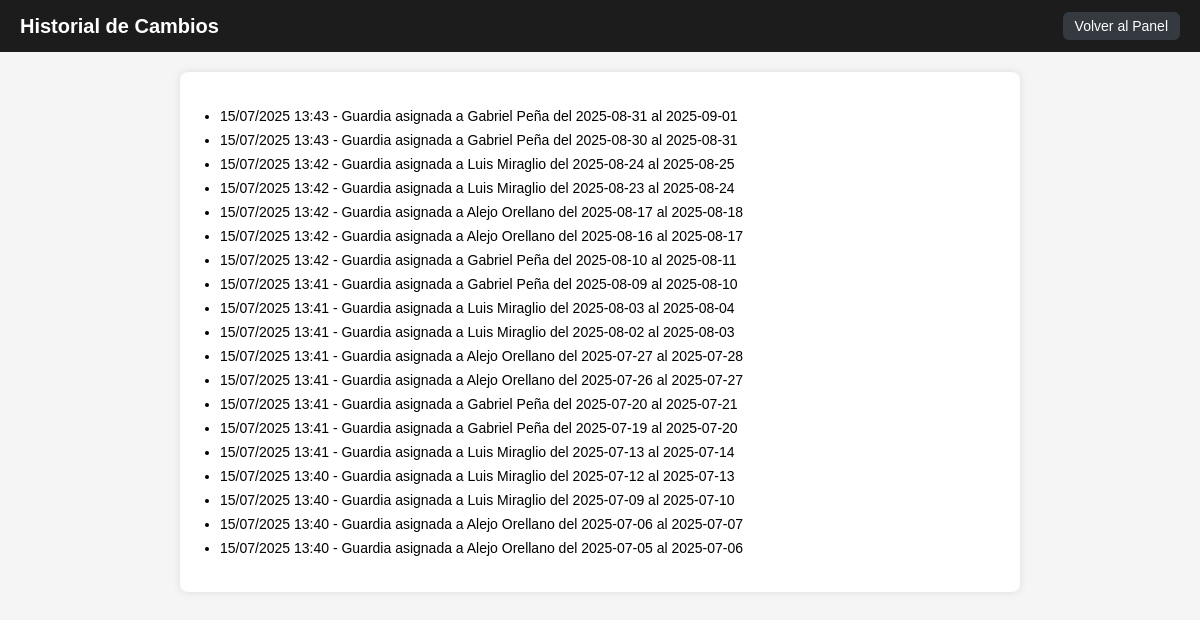
The app's page /historial (signed in), older data.
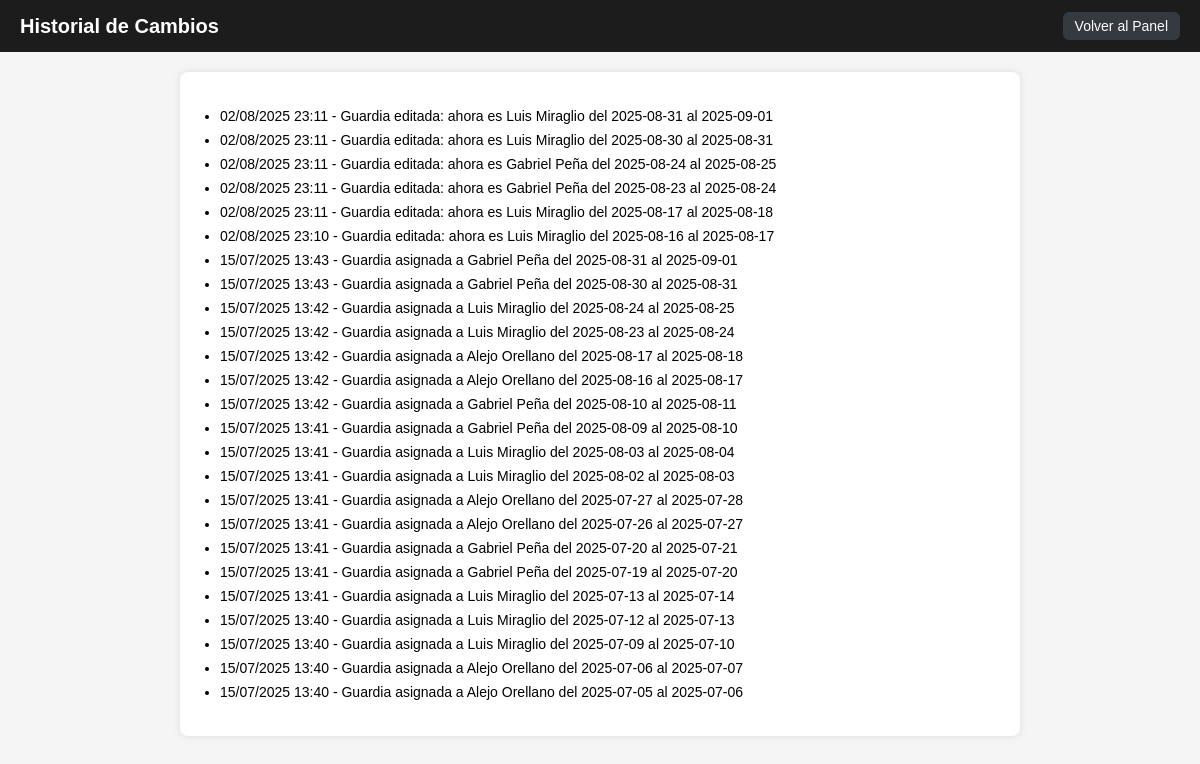
The same page, newer data.
### app.py (models this page shows)
class Historial(db.Model):
    id = db.Column(db.Integer, primary_key=True)
    fecha = db.Column(db.DateTime, default=datetime.utcnow)
    descripcion = db.Column(db.Text, nullable=False)

### app.py (the view)
@app.route("/historial")
def ver_historial():
    if not session.get('admin'):
        return redirect(url_for("admin"))
    lineas = Historial.query.order_by(Historial.fecha.desc()).all()
    return render_template("historial.html", lineas=lineas)

### templates/historial.html (shortened to what this page needs)
<!DOCTYPE html>
<html>
<head>
</head>
<body>
  <header>
    <h2>Historial de Cambios</h2>
    <a href="{{ url_for('panel_admin') }}">Volver al Panel</a>
  </header>
  <div class="contenido">
    <ul>
      {% for item in lineas %}
        <li>{{ item.fecha.strftime("%d/%m/%Y %H:%M") }} - {{ item.descripcion }}</li>
      {% endfor %}
    </ul>
  </div>
</body>
</html>

### templates/historial.html (style rules this page uses)
body { font-family: Arial, sans-serif; margin: 0; background: #f5f5f5; }
header { background-color: #1c1c1c; color: white; padding: 12px 20px; display: flex; justify-content: space-between; align-items: center; flex-wrap: wrap; }
header h2 { margin: 0; font-size: 20px; }
header a { color: white; text-decoration: none; background: #343a40; padding: 6px 12px; border-radius: 6px; font-size: 14px; }
.contenido { padding: 20px; max-width: 800px; margin: auto; background-color: white; border-radius: 8px; margin-top: 20px; box-shadow: 0 0 8px rgba(0,0,0,0.1); }
ul { padding-left: 20px; }
li { margin-bottom: 8px; font-size: 14px; }

Row changes from the older to the newer data that the page shows:
added Historial: fecha "02/08/2025 23:11", descripcion "Guardia editada: ahora es Luis Miraglio del 2025-08-31 al 2025-09-01"
added Historial: fecha "02/08/2025 23:11", descripcion "Guardia editada: ahora es Luis Miraglio del 2025-08-30 al 2025-08-31"
added Historial: fecha "02/08/2025 23:11", descripcion "Guardia editada: ahora es Gabriel Peña del 2025-08-24 al 2025-08-25"
added Historial: fecha "02/08/2025 23:11", descripcion "Guardia editada: ahora es Gabriel Peña del 2025-08-23 al 2025-08-24"
added Historial: fecha "02/08/2025 23:11", descripcion "Guardia editada: ahora es Luis Miraglio del 2025-08-17 al 2025-08-18"
added Historial: fecha "02/08/2025 23:10", descripcion "Guardia editada: ahora es Luis Miraglio del 2025-08-16 al 2025-08-17"
